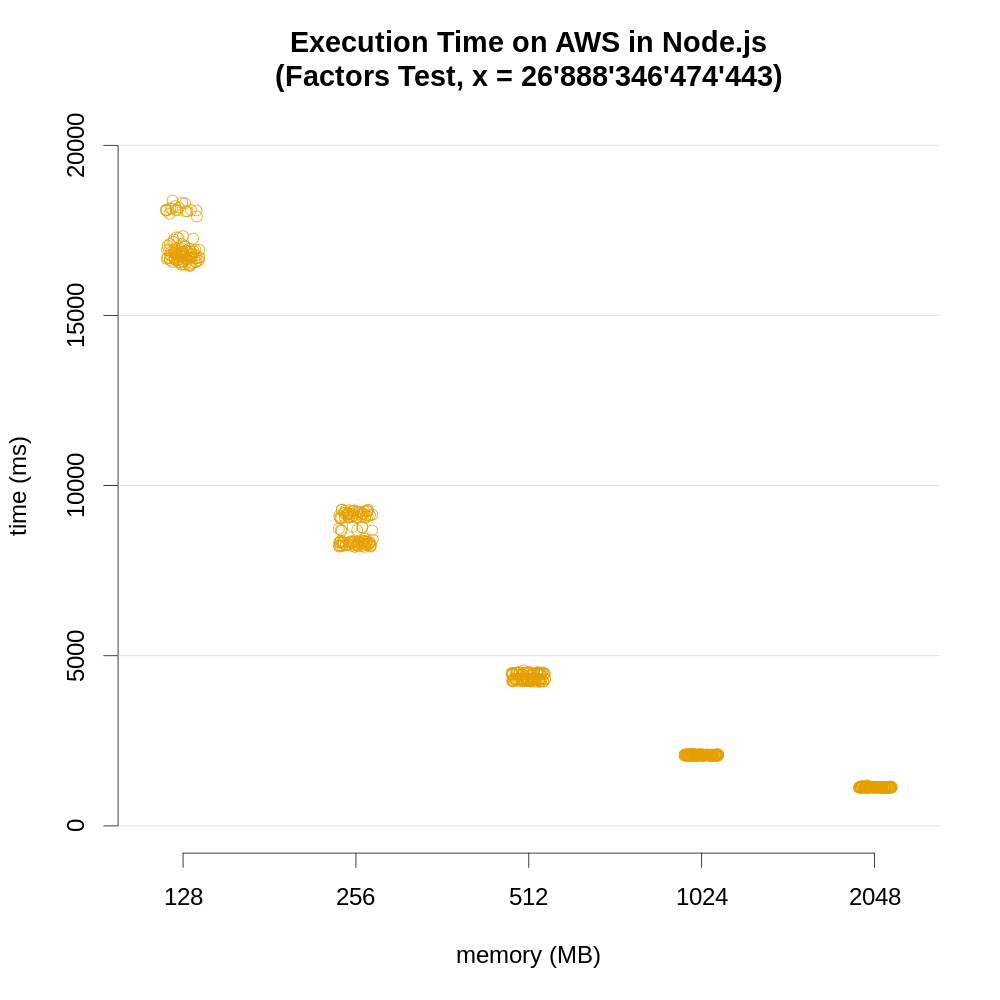

Write the R code that produced this figure.
input <- read.csv("raw_general_aws_node_data.csv",header=T,sep=",")
png(file = "scatterplot_general_aws_node.png", width=1000, height=1000, units="px", pointsize=24)
stripchart(input$measured_ms ~ input$memory_mb, pch = 21, frame = FALSE, vertical = TRUE, method = "jitter", main = "Execution Time on AWS in Node.js\n(Factors Test, x = 26'888'346'474'443)", xlab = "memory (MB)", ylab = "time (ms)", ylim = c(0, 20000), col = c("#E69F00", "#E69F00", "#E69F00", "#E69F00", "#E69F00"))
grid (NULL,NULL,nx=0,col = "lightgray")
